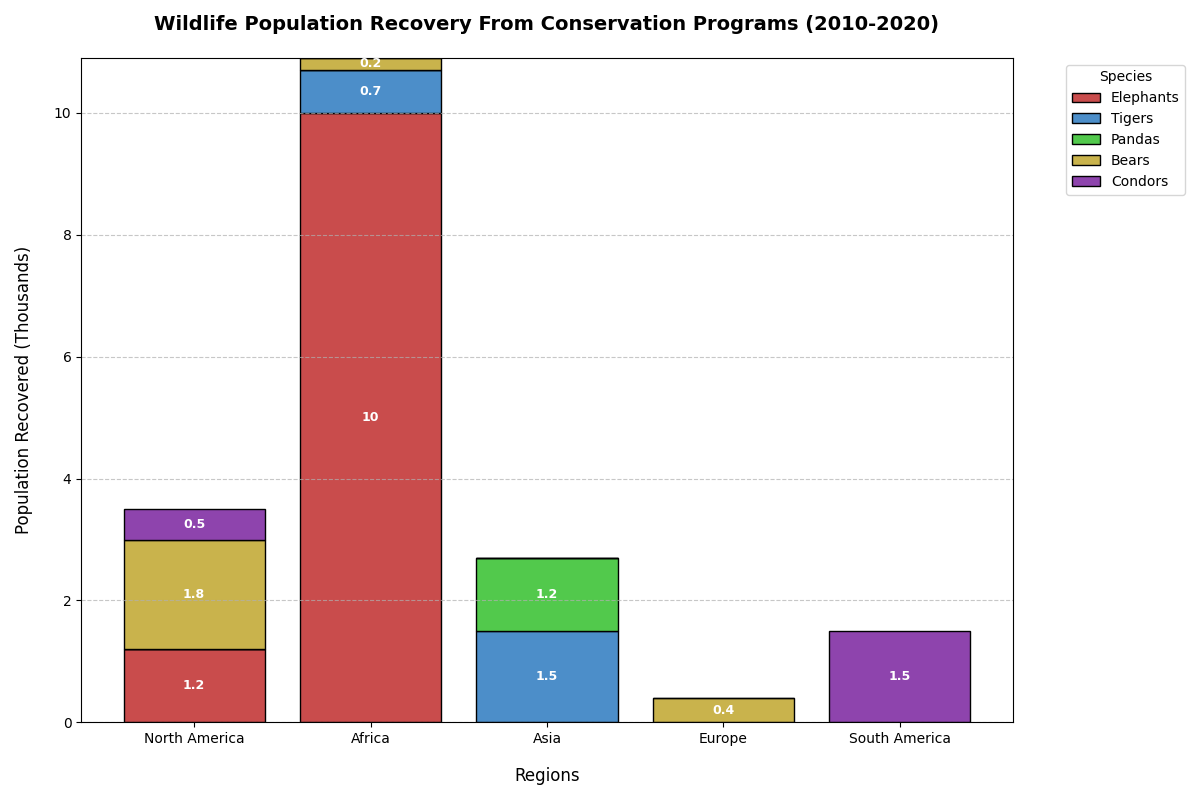

Write the Python code that produced this figure.
import matplotlib.pyplot as plt
import numpy as np

# Backstory: An analysis of wildlife population recovery in various regions over a decade after implementing conservation programs.
regions = ['North America', 'Africa', 'Asia', 'Europe', 'South America']
species = ['Elephants', 'Tigers', 'Pandas', 'Bears', 'Condors']

# Population recovery data (in thousands)
north_america = [1.2, 0, 0, 1.8, 0.5]
africa = [10, 0.7, 0, 0.2, 0]
asia = [0, 1.5, 1.2, 0, 0]
europe = [0, 0, 0, 0.4, 0]
south_america = [0, 0, 0, 0, 1.5]

# Compile data
data = [north_america, africa, asia, europe, south_america]
data_transposed = np.array(data).T

# Colors for each species
colors = ['#c94c4c', '#4c8ec9', '#52c94c', '#c9b34c', '#8e44ad']

# Setup subplots
fig, ax = plt.subplots(figsize=(12, 8))

# Plot stacked bar chart
bottom_values = np.zeros(len(regions))
for idx, (species_data, color) in enumerate(zip(data_transposed, colors)):
    ax.bar(regions, species_data, label=species[idx], color=color, bottom=bottom_values, edgecolor='black')
    bottom_values += species_data

# Add value labels to the bars
for region_idx, region_data in enumerate(data):
    bottom = 0
    for species_idx, value in enumerate(region_data):
        if value > 0:
            ax.text(region_idx, bottom + value / 2, f'{value}', ha='center', va='center', color='white', fontsize=9, fontweight='bold')
        bottom += value

# Chart configurations
ax.set_title('Wildlife Population Recovery From Conservation Programs (2010-2020)', fontsize=14, fontweight='bold', pad=20)
ax.set_xlabel('Regions', fontsize=12, labelpad=15)
ax.set_ylabel('Population Recovered (Thousands)', fontsize=12, labelpad=15)
ax.legend(title='Species', loc='upper left', bbox_to_anchor=(1.05, 1))
ax.yaxis.grid(True, linestyle='--', alpha=0.7)

# Automatically adjust layout
plt.tight_layout()

# Show the plot
plt.show()
